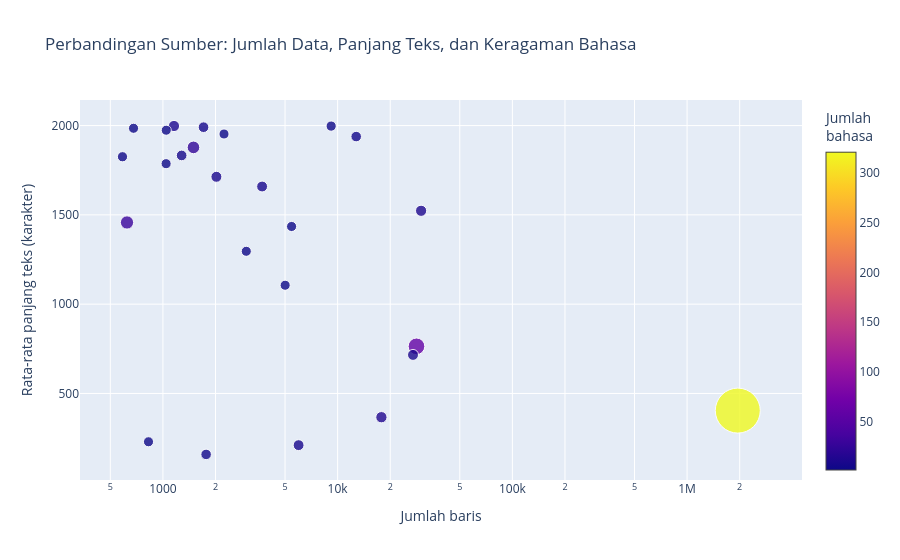

The notebook cell saved with this chart:
### Code cell
# Visualisasi 6: Bubble chart multi-dimensi per sumber
# Ukuran dan warna menunjukkan keragaman bahasa pada setiap sumber

source_stats = (
    df_eda
    .group_by("source")
    .agg(
        pl.len().alias("records"),
        pl.col("text_length").mean().alias("avg_text_length"),
        pl.col("lang").n_unique().alias("language_diversity")
    )
    .sort("records", descending=True)
    .head(25)
)

max_diversity = max(source_stats["language_diversity"].to_list())
bubble_sizes = [
    10 + 35 * diversity / max_diversity
    for diversity in source_stats["language_diversity"].to_list()
]

fig6 = go.Figure(go.Scatter(
    x=source_stats["records"].to_list(),
    y=source_stats["avg_text_length"].to_list(),
    text=source_stats["source"].to_list(),
    mode="markers",
    marker=dict(
        size=bubble_sizes,
        color=source_stats["language_diversity"].to_list(),
        colorscale="Plasma",
        showscale=True,
        colorbar=dict(title="Jumlah<br>bahasa"),
        opacity=0.8
    ),
    hovertemplate=(
        "Sumber: %{text}<br>"
        "Jumlah data: %{x:,}<br>"
        "Rata-rata panjang teks: %{y:.1f} karakter"
        "<extra></extra>"
    )
))

fig6.update_layout(
    title="Perbandingan Sumber: Jumlah Data, Panjang Teks, dan Keragaman Bahasa",
    xaxis=dict(title="Jumlah baris", type="log"),
    yaxis_title="Rata-rata panjang teks (karakter)"
)
fig6.show()

### Figure 1 — Plotly figure (JSON) as saved in the notebook; plotly's stock layout.template omitted (floating-point values rounded to 4 significant figures)
{"data": [{"hovertemplate": "Sumber: %{text}<br>Jumlah data: %{x:,}<br>Rata-rata panjang teks: %{y:.1f} karakter<extra></extra>", "marker": {"color": [321, 11, 61, 9, 12, 5, 2, 8, 1, 1, 8, 1, 1, 9, 5, 6, 24, 6, 11, 1, 1, 1, 1, 30, 2], "colorbar": {"title": {"text": "Jumlah<br>bahasa"}}, "colorscale": [[0, "#0d0887"], [0.1111, "#46039f"], [0.2222, "#7201a8"], [0.3333, "#9c179e"], [0.4444, "#bd3786"], [0.5556, "#d8576b"], [0.6667, "#ed7953"], [0.7778, "#fb9f3a"], [0.8889, "#fdca26"], [1, "#f0f921"]], "opacity": 0.8, "showscale": true, "size": [45, 11.2, 16.65, 10.98, 11.31, 10.55, 10.22, 10.87, 10.11, 10.11, 10.87, 10.11, 10.11, 10.98, 10.55, 10.65, 12.62, 10.65, 11.2, 10.11, 10.11, 10.11, 10.11, 13.27, 10.22]}, "mode": "markers", "text": ["Wikipedia", "Pralekha", "OpenAlex", "VOA Africa", "Cultural Heritage", "Perseus", "OpenPecha", "WaxalNLP", "eBible", "Chinese-Court-Decisions", "StackExchange", "Project Ben-Yehuda", "USPTO", "US-PD-Newspapers", "HAL", "French-PD-Newspapers", "English-PD", "dotgov", "French-PD-diverse", "Sefaria", "Court Listener", "Krike-Krake", "Deutsches Zeitungsportal", "Creative Commons Common Crawl (CCC)", "govinfo"], "type": "scatter", "x": [1950177, 30039, 28268, 27000, 17803, 12769, 9182, 5978, 5450, 5007, 3696, 3000, 2237, 2024, 1767, 1708, 1496, 1280, 1157, 1045, 1043, 827, 679, 623, 587], "y": [404.1, 1523.0, 763.9, 715.9, 367.0, 1938.0, 1997.0, 210.7, 1435.0, 1106.0, 1659.0, 1296.0, 1953.0, 1713.0, 158.8, 1991.0, 1878.0, 1833.0, 1998.0, 1974.0, 1787.0, 229.6, 1985.0, 1457.0, 1825.0]}], "layout": {"title": {"text": "Perbandingan Sumber: Jumlah Data, Panjang Teks, dan Keragaman Bahasa"}, "xaxis": {"title": {"text": "Jumlah baris"}, "type": "log"}, "yaxis": {"title": {"text": "Rata-rata panjang teks (karakter)"}}}}
